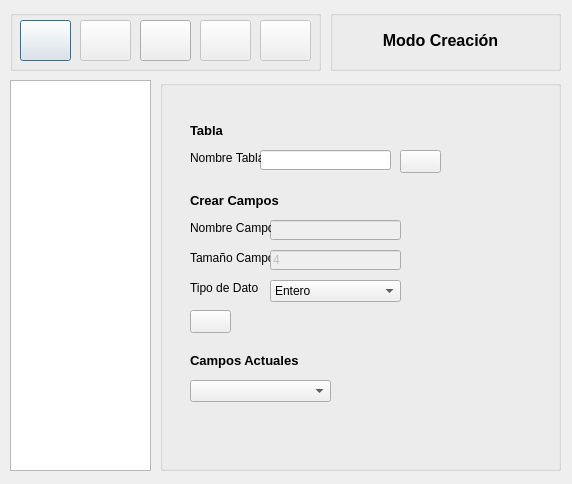
<?xml version="1.0" encoding="UTF-8"?>
<ui version="4.0">
 <class>CrearTabla</class>
 <widget class="QDialog" name="CrearTabla">
  <property name="geometry">
   <rect>
    <x>0</x>
    <y>0</y>
    <width>572</width>
    <height>484</height>
   </rect>
  </property>
  <property name="windowTitle">
   <string>Modo Creación</string>
  </property>
  <property name="windowIcon">
   <iconset>
    <normaloff>../../../CastellDraco/Downloads/png/little14.png</normaloff>../../../CastellDraco/Downloads/png/little14.png</iconset>
  </property>
  <widget class="QTreeWidget" name="twiVizualizacinTabla">
   <property name="geometry">
    <rect>
     <x>10</x>
     <y>80</y>
     <width>141</width>
     <height>391</height>
    </rect>
   </property>
   <property name="columnCount">
    <number>1</number>
   </property>
   <attribute name="headerVisible">
    <bool>false</bool>
   </attribute>
   <column>
    <property name="text">
     <string notr="true">1</string>
    </property>
   </column>
  </widget>
  <widget class="QGroupBox" name="groupBox">
   <property name="geometry">
    <rect>
     <x>10</x>
     <y>10</y>
     <width>311</width>
     <height>61</height>
    </rect>
   </property>
   <property name="title">
    <string/>
   </property>
   <widget class="QPushButton" name="btnVisualizar">
    <property name="geometry">
     <rect>
      <x>10</x>
      <y>10</y>
      <width>51</width>
      <height>41</height>
     </rect>
    </property>
    <property name="text">
     <string/>
    </property>
    <property name="icon">
     <iconset resource="res.qrc">
      <normaloff>:/img/Iconos/visible9 (1).png</normaloff>:/img/Iconos/visible9 (1).png</iconset>
    </property>
    <property name="iconSize">
     <size>
      <width>16</width>
      <height>16</height>
     </size>
    </property>
   </widget>
   <widget class="QPushButton" name="btnBuscarCampos">
    <property name="enabled">
     <bool>false</bool>
    </property>
    <property name="geometry">
     <rect>
      <x>190</x>
      <y>10</y>
      <width>51</width>
      <height>41</height>
     </rect>
    </property>
    <property name="text">
     <string/>
    </property>
    <property name="icon">
     <iconset resource="res.qrc">
      <normaloff>:/img/Iconos/zoom19 (1).png</normaloff>:/img/Iconos/zoom19 (1).png</iconset>
    </property>
   </widget>
   <widget class="QPushButton" name="btnAdministrarBD">
    <property name="enabled">
     <bool>false</bool>
    </property>
    <property name="geometry">
     <rect>
      <x>250</x>
      <y>10</y>
      <width>51</width>
      <height>41</height>
     </rect>
    </property>
    <property name="text">
     <string/>
    </property>
    <property name="icon">
     <iconset resource="res.qrc">
      <normaloff>:/img/Iconos/database38.png</normaloff>:/img/Iconos/database38.png</iconset>
    </property>
   </widget>
   <widget class="QPushButton" name="btnCrearTabla">
    <property name="enabled">
     <bool>false</bool>
    </property>
    <property name="geometry">
     <rect>
      <x>70</x>
      <y>10</y>
      <width>51</width>
      <height>41</height>
     </rect>
    </property>
    <property name="text">
     <string/>
    </property>
    <property name="icon">
     <iconset resource="res.qrc">
      <normaloff>:/img/Iconos/little14.png</normaloff>:/img/Iconos/little14.png</iconset>
    </property>
   </widget>
   <widget class="QPushButton" name="btnEditar">
    <property name="geometry">
     <rect>
      <x>130</x>
      <y>10</y>
      <width>51</width>
      <height>41</height>
     </rect>
    </property>
    <property name="text">
     <string/>
    </property>
    <property name="icon">
     <iconset resource="res.qrc">
      <normaloff>:/img/Iconos/pencil63.png</normaloff>:/img/Iconos/pencil63.png</iconset>
    </property>
   </widget>
  </widget>
  <widget class="QGroupBox" name="groupBox_3">
   <property name="geometry">
    <rect>
     <x>160</x>
     <y>80</y>
     <width>401</width>
     <height>391</height>
    </rect>
   </property>
   <property name="title">
    <string/>
   </property>
   <widget class="QLabel" name="label_5">
    <property name="geometry">
     <rect>
      <x>30</x>
      <y>40</y>
      <width>181</width>
      <height>21</height>
     </rect>
    </property>
    <property name="text">
     <string>&lt;html&gt;&lt;head/&gt;&lt;body&gt;&lt;p&gt;&lt;span style=&quot; font-size:10pt; font-weight:600;&quot;&gt;Tabla&lt;/span&gt;&lt;/p&gt;&lt;/body&gt;&lt;/html&gt;</string>
    </property>
   </widget>
   <widget class="QLineEdit" name="txtNombreTabla">
    <property name="enabled">
     <bool>true</bool>
    </property>
    <property name="geometry">
     <rect>
      <x>100</x>
      <y>70</y>
      <width>131</width>
      <height>20</height>
     </rect>
    </property>
   </widget>
   <widget class="QPushButton" name="btnOkNuevoNombreTabla">
    <property name="enabled">
     <bool>true</bool>
    </property>
    <property name="geometry">
     <rect>
      <x>240</x>
      <y>70</y>
      <width>41</width>
      <height>23</height>
     </rect>
    </property>
    <property name="text">
     <string/>
    </property>
    <property name="icon">
     <iconset resource="res.qrc">
      <normaloff>:/img/Iconos/done (1).png</normaloff>:/img/Iconos/done (1).png</iconset>
    </property>
   </widget>
   <widget class="QLabel" name="label_6">
    <property name="geometry">
     <rect>
      <x>30</x>
      <y>110</y>
      <width>101</width>
      <height>21</height>
     </rect>
    </property>
    <property name="text">
     <string>&lt;html&gt;&lt;head/&gt;&lt;body&gt;&lt;p&gt;&lt;span style=&quot; font-size:10pt; font-weight:600;&quot;&gt;Crear Campos&lt;/span&gt;&lt;/p&gt;&lt;/body&gt;&lt;/html&gt;</string>
    </property>
   </widget>
   <widget class="QPushButton" name="btnOkNuevoTipoDatoCampo">
    <property name="enabled">
     <bool>true</bool>
    </property>
    <property name="geometry">
     <rect>
      <x>30</x>
      <y>230</y>
      <width>41</width>
      <height>23</height>
     </rect>
    </property>
    <property name="text">
     <string/>
    </property>
    <property name="icon">
     <iconset resource="res.qrc">
      <normaloff>:/img/Iconos/done.png</normaloff>:/img/Iconos/done.png</iconset>
    </property>
   </widget>
   <widget class="QLabel" name="label">
    <property name="geometry">
     <rect>
      <x>30</x>
      <y>70</y>
      <width>71</width>
      <height>16</height>
     </rect>
    </property>
    <property name="text">
     <string>Nombre Tabla</string>
    </property>
   </widget>
   <widget class="QLineEdit" name="txtNombreCampo">
    <property name="enabled">
     <bool>false</bool>
    </property>
    <property name="geometry">
     <rect>
      <x>110</x>
      <y>140</y>
      <width>131</width>
      <height>20</height>
     </rect>
    </property>
   </widget>
   <widget class="QLabel" name="label_2">
    <property name="geometry">
     <rect>
      <x>30</x>
      <y>140</y>
      <width>81</width>
      <height>16</height>
     </rect>
    </property>
    <property name="text">
     <string>Nombre Campo</string>
    </property>
   </widget>
   <widget class="QLabel" name="label_3">
    <property name="geometry">
     <rect>
      <x>30</x>
      <y>170</y>
      <width>81</width>
      <height>16</height>
     </rect>
    </property>
    <property name="text">
     <string>Tamaño Campo</string>
    </property>
   </widget>
   <widget class="QLineEdit" name="txtTamanoCampo">
    <property name="enabled">
     <bool>false</bool>
    </property>
    <property name="geometry">
     <rect>
      <x>110</x>
      <y>170</y>
      <width>131</width>
      <height>20</height>
     </rect>
    </property>
    <property name="text">
     <string>4</string>
    </property>
   </widget>
   <widget class="QLabel" name="label_4">
    <property name="geometry">
     <rect>
      <x>30</x>
      <y>200</y>
      <width>81</width>
      <height>16</height>
     </rect>
    </property>
    <property name="text">
     <string>Tipo de Dato</string>
    </property>
   </widget>
   <widget class="QComboBox" name="comboBox">
    <property name="geometry">
     <rect>
      <x>110</x>
      <y>200</y>
      <width>131</width>
      <height>22</height>
     </rect>
    </property>
    <item>
     <property name="text">
      <string>Entero</string>
     </property>
    </item>
    <item>
     <property name="text">
      <string>Cadena</string>
     </property>
    </item>
   </widget>
   <widget class="QLabel" name="label_7">
    <property name="geometry">
     <rect>
      <x>30</x>
      <y>270</y>
      <width>121</width>
      <height>21</height>
     </rect>
    </property>
    <property name="text">
     <string>&lt;html&gt;&lt;head/&gt;&lt;body&gt;&lt;p&gt;&lt;span style=&quot; font-size:10pt; font-weight:600;&quot;&gt;Campos Actuales&lt;/span&gt;&lt;/p&gt;&lt;/body&gt;&lt;/html&gt;</string>
    </property>
   </widget>
   <widget class="QComboBox" name="comboBox_2">
    <property name="geometry">
     <rect>
      <x>30</x>
      <y>300</y>
      <width>141</width>
      <height>22</height>
     </rect>
    </property>
   </widget>
  </widget>
  <widget class="QGroupBox" name="groupBox_2">
   <property name="geometry">
    <rect>
     <x>330</x>
     <y>10</y>
     <width>231</width>
     <height>61</height>
    </rect>
   </property>
   <property name="title">
    <string/>
   </property>
   <widget class="QLabel" name="lblTituloForm">
    <property name="geometry">
     <rect>
      <x>10</x>
      <y>0</y>
      <width>201</width>
      <height>61</height>
     </rect>
    </property>
    <property name="text">
     <string notr="true">&lt;html&gt;&lt;head/&gt;&lt;body&gt;&lt;p align=&quot;center&quot;&gt;&lt;span style=&quot; font-size:12pt; font-weight:600;&quot;&gt;Modo Creación&lt;/span&gt;&lt;/p&gt;&lt;/body&gt;&lt;/html&gt;</string>
    </property>
    <property name="textFormat">
     <enum>Qt::RichText</enum>
    </property>
   </widget>
  </widget>
 </widget>
 <resources>
  <include location="res.qrc"/>
 </resources>
 <connections/>
</ui>
